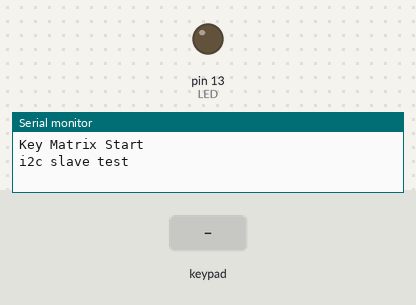
Simulated run of this sketch. Board: Arduino Uno, built with avr-gcc and run on an emulated ATmega328P. Shown: output pins drawn as LEDs (lit = HIGH), the last lines printed to the serial monitor. Wiring (inferred from the names in the program): 4×3 keypad with keys 0 4 8 1 5 9 2 6 * 3 7 #: rows pin 8, pin 7, pin 6, pin 5; columns pin 12, pin 11, pin 10. Dashed ring = blinking. The test bench sets the inputs (shaded band). Pins used as bus, display or sensor lines are not drawn.

Above: at 1.2 s.
1.3 s: keypad keys 1 2 pressed 0.4 s apart
At 1.48 s:
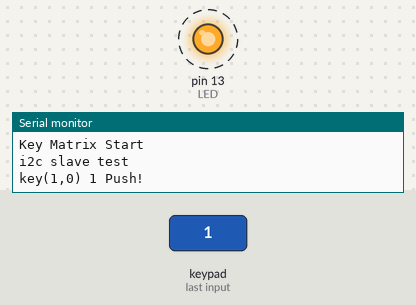
5.1 s: key '*' pressed
At 5.26 s:
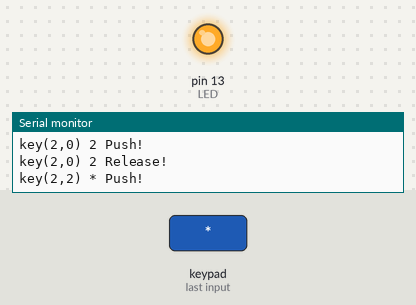
8.3 s: key '#' pressed
At 9.7 s:
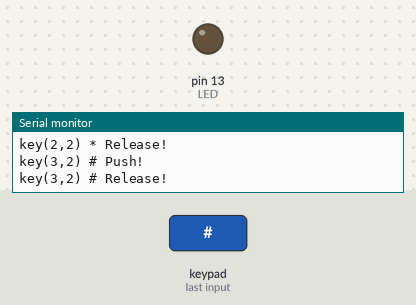
Timing chart, 0 to 11.3 s (numbered marks = the images above; inputs shaded):
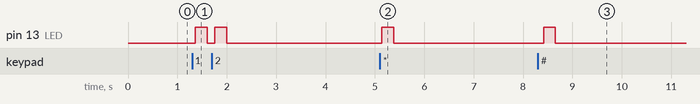

The sketch:

keymatrix.ino
```cpp
#include <Wire.h>
#include "Queue.h"

/*
   A  D12
   B  D11
   C  D10
   D  D8
   E  D7
   F  D6
   G  D5
*/

#define pinA  12
#define pinB  11
#define pinC  10
#define pinD  8
#define pinE  7
#define pinF  6
#define pinG  5
#define LED  13

const int rowNum = 4;
const int colNum = 3;

const int rowPin[rowNum] = { pinD, pinE, pinF, pinG };
const int colPin[colNum] = { pinA, pinB, pinC };
const byte keyMap[rowNum][colNum]  = {
  { '0', '4', '8' },
  { '1', '5', '9' },
  { '2', '6', '*' },
  { '3', '7', '#' },
};

bool currentState[rowNum][colNum];
bool beforeState[rowNum][colNum];

typedef struct {
  byte key;
  byte push;
} KEY_ST;

Queue<KEY_ST> queue = Queue<KEY_ST>(32);


void setup() {
  int i, j;
  pinMode(LED, OUTPUT);
  for ( i = 0; i < rowNum; i++) {
    pinMode(rowPin[i], OUTPUT);
  }

  for ( i = 0; i < colNum; i++) {
    pinMode(colPin[i], INPUT);
  }

  for ( i = 0; i < rowNum; i++) {
    for ( j = 0; j < colNum; j++) {
      currentState[i][j] = HIGH;
      beforeState[i][j] = HIGH;
    }
    digitalWrite(rowPin[i], HIGH);
  }

  Serial.begin(9600);
  Serial.println("Key Matrix Start");

  i2c_init();

}

void loop() {
  int i, j;
  KEY_ST key_st;
  for ( i = 0; i < rowNum; i++) {
    digitalWrite( rowPin[i], LOW );

    for ( j = 0; j < colNum; j++) {
      currentState[i][j] = digitalRead(colPin[j]);
      delay(10);
      if ( (currentState[i][j] != beforeState[i][j]) && (currentState[i][j] == digitalRead(colPin[j]))) {

        Serial.print("key(");
        Serial.print(i);
        Serial.print(",");
        Serial.print(j);
        Serial.print(") ");
        Serial.write(keyMap[i][j]);

        if ( currentState[i][j] == LOW) {
          Serial.println(" Push!");
          key_st.key = keyMap[i][j];
          key_st.push = true;
          queue.push(key_st);
          digitalWrite(LED, HIGH);
        } else {
          Serial.println(" Release!");
          key_st.key = keyMap[i][j];
          key_st.push = false;
          queue.push(key_st);
          digitalWrite(LED, LOW);
        }
        beforeState[i][j] = currentState[i][j];
      }
    }
    digitalWrite( rowPin[i], HIGH );
  }
}


void i2c_init()
{
  Wire.begin(0x10) ;                 // Ｉ２Ｃの初期化、自アドレスを10とする
  Wire.onRequest(requestEvent);     // マスタからのデータ取得要求のコールバック関数登録
  Wire.onReceive(receiveEvent);     // マスタからのデータ送信対応のコールバック関数登録
  Serial.println("i2c slave test");
}


byte d;

// マスターからを受信
void receiveEvent(int n) {

  Serial.println("receiveEvent");
  for (int i = 0; i < n; i++) {
    if (Wire.available() > 0)  {
      d = Wire.read();
      Serial.print(d, HEX);
      Serial.print(" ");
    }
    Serial.println();
  }
}

// マスターからのリクエストに対するデータ送信
void requestEvent() {
  KEY_ST key_st;
  Serial.println("requestEvent");
  int count = queue.count();

  if (count == 0) {
    key_st.key = 0xff;
    key_st.push = 0xff;
  } else {
    key_st = queue.pop();
  }
  Wire.write(key_st.key);
  Wire.write(key_st.push);

  /*
    byte count = queue.count();
    Wire1.write(count);

    for (int i = 0; i < count; i++) {
      key_st = queue.pop();
      Wire1.write(key_st.key);
      Wire1.write(key_st.push);
    }
  */
}
```

Queue.h
```cpp
/*
 * Queue.h
 *
 * By Steven de Salas
 *
 * Defines a templated (generic) class for a queue of things.
 * Used for Arduino projects, just #include "Queue.h" and add this file via the IDE.
 *
 * Examples:
 *
 * Queue<char> queue(10); // Max 10 chars in this queue
 * queue.push('H');
 * queue.push('e');
 * queue.count(); // 2
 * queue.push('l');
 * queue.push('l');
 * queue.count(); // 4
 * Serial.print(queue.pop()); // H
 * Serial.print(queue.pop()); // e
 * queue.count(); // 2
 * queue.push('o');
 * queue.count(); // 3
 * Serial.print(queue.pop()); // l
 * Serial.print(queue.pop()); // l
 * Serial.print(queue.pop()); // o
 *
 * struct Point { int x; int y; }
 * Queue<Point> points(5);
 * points.push(Point{2,4});
 * points.push(Point{5,0});
 * points.count(); // 2
 *
 */

#ifndef QUEUE_H
#define QUEUE_H

#include <Arduino.h>

template<class T>
class Queue {
  private:
    int _front, _back, _count;
    T *_data;
    int _maxitems;
  public:
    Queue(int maxitems = 256) {
      _front = 0;
      _back = 0;
      _count = 0;
      _maxitems = maxitems;
      _data = new T[maxitems + 1];
    }
    ~Queue() {
      delete[] _data;
    }
    inline int count();
    inline int front();
    inline int back();
    void push(const T &item);
    T peek();
    T pop();
    void clear();
};

template<class T>
inline int Queue<T>::count()
{
  return _count;
}

template<class T>
inline int Queue<T>::front()
{
  return _front;
}

template<class T>
inline int Queue<T>::back()
{
  return _back;
}

template<class T>
void Queue<T>::push(const T &item)
{
  if(_count < _maxitems) { // Drops out when full
    _data[_back++]=item;
    ++_count;
    // Check wrap around
    if (_back > _maxitems)
      _back -= (_maxitems + 1);
  }
}

template<class T>
T Queue<T>::pop() {
  if(_count <= 0) return T(); // Returns empty
  else {
    T result = _data[_front];
    _front++;
    --_count;
    // Check wrap around
    if (_front > _maxitems)
      _front -= (_maxitems + 1);
    return result;
  }
}

template<class T>
T Queue<T>::peek() {
  if(_count <= 0) return T(); // Returns empty
  else return _data[_front];
}

template<class T>
void Queue<T>::clear()
{
  _front = _back;
  _count = 0;
}

#endif
```

Measured:
- after the input at 1.3 s, pin 13 (LED): alternates HIGH for 0.24 s and LOW for 0.15 s, 4 changes in all, then stays LOW, starting after 0.06 s
- after the input at 5.1 s, pin 13 (LED): LOW → HIGH at once, → LOW 0.24 s later
- after the input at 8.3 s, pin 13 (LED): LOW → HIGH after 0.12 s, → LOW 0.24 s later
